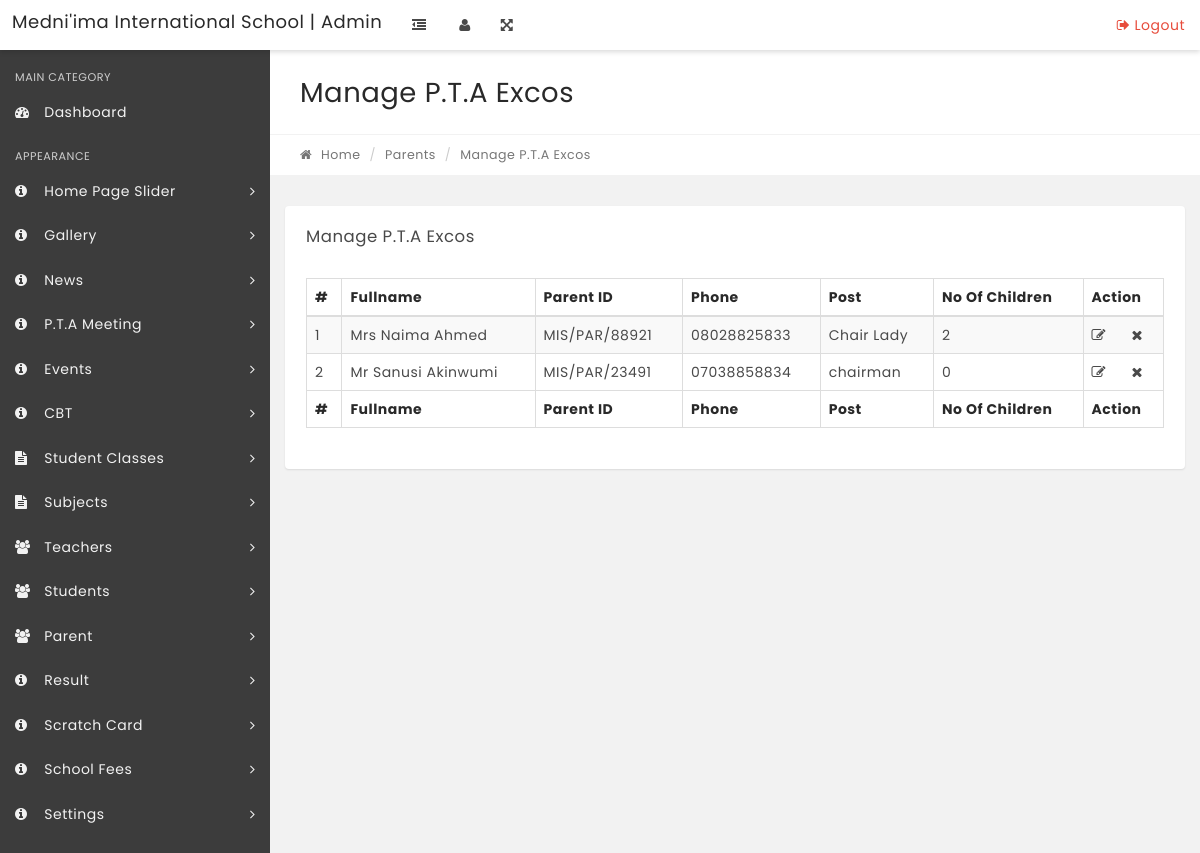
Page /admin/manage-pta-exco.php on the committed database.
### tables this page shows
CREATE TABLE IF NOT EXISTS `tblpta_excos` (
  `id` int(11) NOT NULL,
  `parent_id` int(11) NOT NULL,
  `post` varchar(200) NOT NULL,
  `date` timestamp NOT NULL DEFAULT CURRENT_TIMESTAMP ON UPDATE CURRENT_TIMESTAMP
);

CREATE TABLE IF NOT EXISTS `tblparent` (
  `id` int(11) NOT NULL,
  `title` varchar(50) NOT NULL,
  `username` varchar(200) NOT NULL,
  `fullname` varchar(200) NOT NULL,
  `occupation` varchar(200) NOT NULL,
  `gender` varchar(50) NOT NULL,
  `phone` varchar(200) NOT NULL,
  `email` text NOT NULL,
  `password` text NOT NULL,
  `p_photo` varchar(250) NOT NULL,
  `children_id` text NOT NULL,
  `address` text NOT NULL,
  `state` varchar(200) NOT NULL,
  `LGA` varchar(200) NOT NULL,
  `town` varchar(200) NOT NULL,
  `school_ref` enum('1','2') NOT NULL,
  `pta_exco` enum('0','1') NOT NULL,
  `status` enum('0','1') NOT NULL,
  `date` timestamp NOT NULL DEFAULT CURRENT_TIMESTAMP ON UPDATE CURRENT_TIMESTAMP
);

CREATE TABLE IF NOT EXISTS `configuration` (
  `id` int(11) NOT NULL,
  `name` varchar(200) NOT NULL,
  `configuration_key` varchar(200) NOT NULL,
  `configuration_value` text NOT NULL,
  `desc` text NOT NULL,
  `group_id` int(11) NOT NULL,
  `sort_by` int(11) NOT NULL
);

### controller/settings.php (called while the page is built, shortened)
<?php
$Site_Configuration_Details = "SELECT * FROM configuration";
		$result = $db->query($Site_Configuration_Details);
?>

### controller/header.php (called while the page is built, shortened)
<?php
require_once __DIR__ . '/config.php';
if(($db=="" || $db->connect_error))
{
    header("Location: /installation/");
}
else{
include __DIR__ . '/settings.php';
}
?>

### admin/manage-pta-exco.php (the view, shortened to what this page needs)
<?php
include('../controller/header.php');
if(strlen($_SESSION['alogin'])=="")
    {
	$login_url=''.SITE_URL.'login';
    header("Location: $login_url");
	    }
    else{
?>
<!DOCTYPE html>
<html lang="en">
    <head>
    </head>
    <body class="top-navbar-fixed">
        <div class="main-wrapper">
   <?php include('includes/topbar.php');?>
            <div class="content-wrapper">
                <div class="content-container">
<?php include('includes/leftbar.php');?>
                    <div class="main-page">
                        <div class="container-fluid">
                            <div class="row page-title-div">
                                <div class="col-md-6">
                                    <h2 class="title">Manage P.T.A Excos</h2>
                                </div>
                            </div>
                            <div class="row breadcrumb-div">
                                <div class="col-md-6">
                                    <ul class="breadcrumb">
            							<li><a href="dashboard.php"><i class="fa fa-home"></i> Home</a></li>
                                        <li>Parents</li>
            							<li class="active">Manage P.T.A Excos</li>
            						</ul>
                                </div>
                            </div>
                        </div>
                        <section class="section">
                            <div class="container-fluid">
<div id="divToPrint">
                                <div class="row">
                                    <div class="col-md-12">
                                        <div class="panel">
                                            <div class="panel-heading">
                                                <div class="panel-title">
                                                    <h5>Manage P.T.A Excos</h5>
                                                </div>
                                            </div>
                                            <div class="panel-body p-20">
                                                <table id="example" class="display table table-striped table-bordered" cellspacing="0" width="100%">
                                                    <thead>
                                                        <tr>
                                                            <th>#</th>
                                                       		 <th>Fullname</th>
                                                            <th>Parent ID</th>
                                                            <th>Phone</th>
                                                            <th>Post</th>
                                                            <th>No Of Children</th>
                                                            <th>Action</th>
                                                        </tr>
                                                    </thead>
                                                    <tfoot>
                                                        <tr>
                                                          <th>#</th>
                                                            <th>Fullname</th>
                                                            <th>Parent ID</th>
                                                            <th>Phone</th>
                                                            <th>Post</th>
                                                            <th>No Of Children</th>
                                                            <th>Action</th>
                                                        </tr>
                                                    </tfoot>
                                                    <tbody>
<?php
$ptaquery = $db->query("select tblparent.*, tblpta_excos.post from tblparent join tblpta_excos on tblpta_excos.parent_id = tblparent.id where tblparent.pta_exco ='1'");
$cnt=1;
if($ptaquery->num_rows > 0)
{
while($result = $ptaquery->fetch_object())
{
$sql1 ="SELECT StudentId from tblstudents where parent_id='$result->id' ";
$query1 = $db ->query($sql1);
$totalstudents=$query1->num_rows;
  ?>
<tr>
 <td><?php echo htmlentities($cnt);?></td>
                                                            <td><?php echo htmlentities($result->title." ".$result->fullname);?></td>
                                                            <td><?php echo htmlentities($result->username);?></td>
                                                            <td><?php echo htmlentities($result->phone);?></td>
                                                            <td><?php echo htmlentities($result->post);?></td>
                                                            <td><?php echo htmlentities($totalstudents);?></td>
<td>
<a href="edit-parent.php?pid=<?php echo htmlentities($result->id);?>"><i class="fa fa-edit" title="Edit Record"></i> </a> &nbsp;&nbsp;&nbsp;&nbsp;
<a href="manage-pta-exco.php?did=<?php echo htmlentities($result->id);?>"><i class="fa fa-times" title="Delete"></i> </a>
</td>
</tr>
<?php $cnt=$cnt+1;}} ?>
                                                    </tbody>
                                                </table>
</div>
                                            </div>
                                        </div>
                                    </div>
                                                </div>
                                            </div>
                                        </div>
                                    </div>
                                </div>
                            </div>
    </body>
</html>
<?php } ?>

### rows in the picture
tblpta_excos: parent.fullname "Mrs Naima Ahmed", parent.username "MIS/PAR/88921", parent.phone "08028825833", post "Chair Lady"
configuration: sort_by "2"
tblpta_excos: parent.fullname "Mr Sanusi Akinwumi", parent.username "MIS/PAR/23491", parent.phone "07038858834", post "chairman"
configuration: sort_by "0"

### other values in the picture
SCHOOL_NAME "Medni'ima International School"
